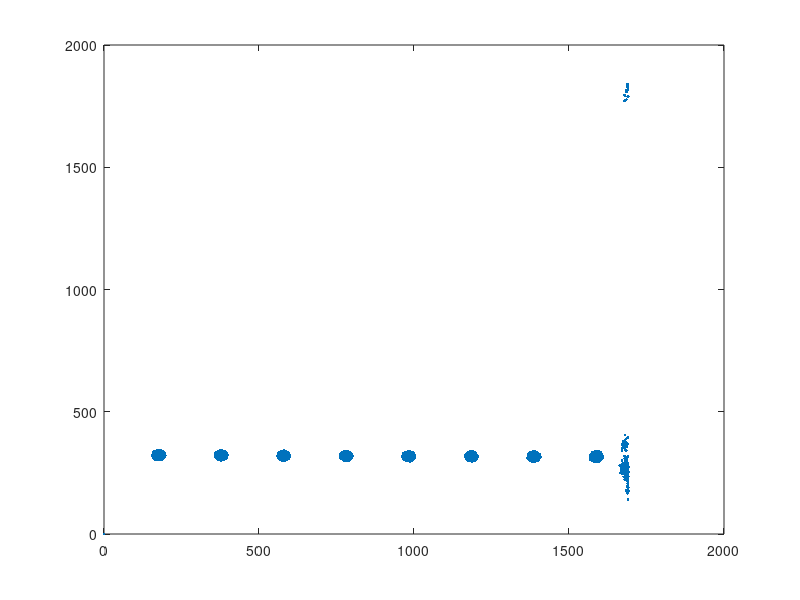
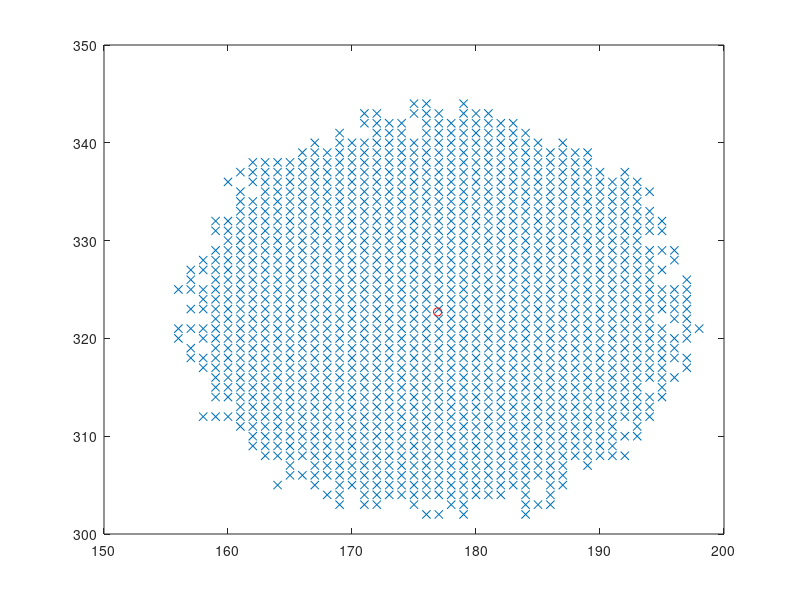
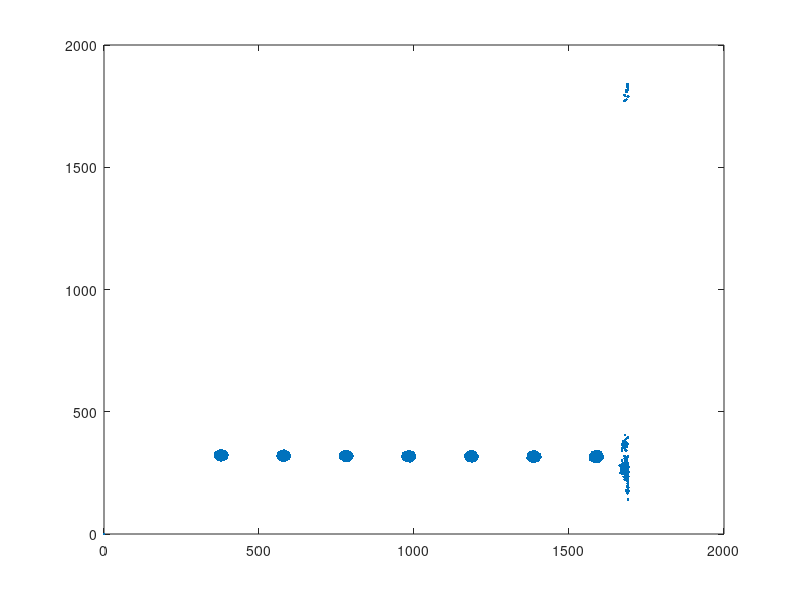
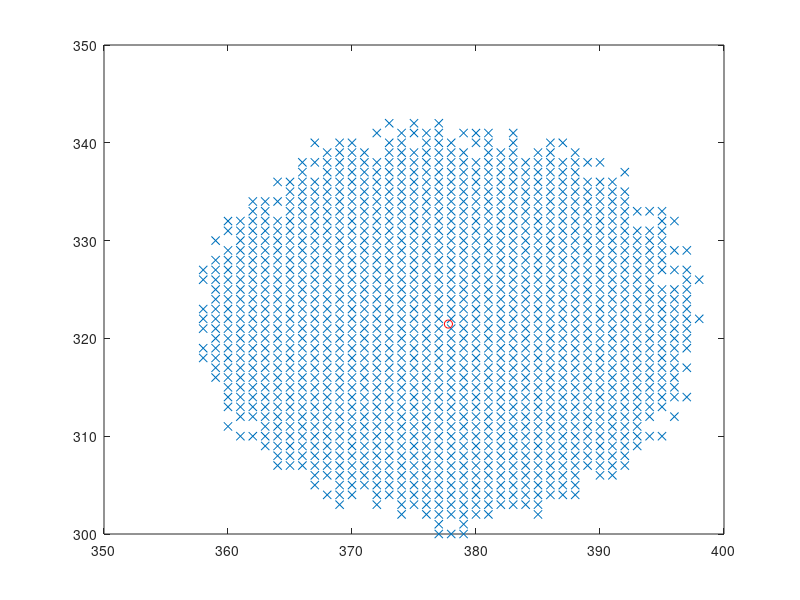

MATLAB code for these plots, in order:
clear all
close all
clc

load('temp.mat');
figure(1); plot(xcoor_filtered_gnoise, ycoor_filtered_gnoise, '.');
x = xcoor_filtered_gnoise;
y = ycoor_filtered_gnoise;
%%
% index_array = 1:length(x);
% radius = 30; %if the points are within this radius, centered at COM, then sure
% x0 = x(1);
% y0 = y(1);
% 
% x_sum = 0; %initial, x0
% y_sum = 0; %initial, y0
% 
% x_com = x0; %initialize x_com
% y_com = y0; %initialize y_com
% 
% n = 1;
% n_points = 1;
% key = zeros(size(x));
% 
% clusterN = 1;
% index_limit = 0;
% % figure;
% 
% while clusterN < 10
%     l = length(index_array); %preset so it does not loop over and over again
%     while n <= l
%         d = sqrt( (x(index_array(1)) - x_com)^2 + (y(index_array(1))-y_com)^2 );
%         if (d <= radius)
%             %this point can be used in COM calculation
%             x0 = x(index_array(1));
%             y0 = y(index_array(1));
% 
%             index_array(1) = [];
%                 
%             key(index_array(1)) = clusterN;
%             %calculate COM
%             x_sum = x_sum + x0;
%             y_sum = y_sum + y0;     
%             x_com = x_sum / n_points; %center of mass in x
%             y_com = y_sum / n_points; %center of mass in y
%                 
%             n_points = n_points + 1;
%             
% %                 %display to figure  
% %                 figure(1);
% %                 subplot(1,2,1); plot(x0, y0, 'x'); hold on;
% %                 h = get(gca);
% %                 subplot(1,2,2); plot(x_com, y_com, 'r.'); hold on; 
% %                 set(gca, 'xlim', h.XLim, 'ylim', h.YLim);
% 
%         end
%         n = n+1;  
%     end
%     
%     x_sum = 0;
%     y_sum = 0;
%     x_com = x(index_array(1));
%     y_com = y(index_array(1));
%     n_points = 1;
%     clusterN = clusterN + 1;    
%     n = 1;
%     figure;
%     plot(x(index_array), y(index_array), '.');
% end

%%
index_array = 1:length(x);
radius = 25; %if the points are within this radius, centered at COM, then sure
x0 = x(1);
y0 = y(1);

x_sum = 0; %initial, x0
y_sum = 0; %initial, y0

x_com = x0; %initialize x_com
y_com = y0; %initialize y_com

n = 1;
n_points = 1;
key = zeros(size(x));

clusterN = 1;
index_limit = 0;
% figure;
dd = 40;
cluster_index_array = 1:9;
cluster_temp = 10;

while cluster_index_array(1) <= 8
    l = length(index_array); %preset so it does not loop over and over again
    
    while n <= l
        d = sqrt( (x(index_array(1)) - x_com)^2 + (y(index_array(1))-y_com)^2 );

        if (d <= radius)
            %this point can be used in COM calculation
            x0 = x(index_array(1));
            y0 = y(index_array(1));
            
%             fprintf('x0 = %.f, y0 = %.0f \n', x0, y0);               
            key(index_array(1)) = cluster_temp;
            %calculate COM
            x_sum = x_sum + x0;
            y_sum = y_sum + y0;     
            x_com = x_sum / n_points; %center of mass in x
            y_com = y_sum / n_points; %center of mass in y
                
            n_points = n_points + 1;
            
                %display to figure  
%                 figure(2);
%                 subplot(1,2,1); plot(x0, y0, 'x'); hold on;
%                 h = get(gca);
%                 subplot(1,2,2); plot(x_com, y_com, 'r.'); hold on; 
%                 set(gca, 'xlim', h.XLim, 'ylim', h.YLim);

            index_array(1) = [];
        end
        n = n+1;  
        
       
    end
    
    %this part is to double check everything in this cluster is valid
    index_cluster = find(key == cluster_temp);
    x_cluster = x(index_cluster);
    y_cluster = y(index_cluster); 
    rx = range(x_cluster);
    ry = range(y_cluster);
    x_std = std(x_cluster);
    y_std = std(y_cluster);
    if abs(rx - ry) < 10 && abs( x_std - y_std ) < 5 && length(index_cluster) > 500
       key(index_cluster) = cluster_index_array(1); 
       cluster_index_array(1) = [];
    end
    
    figure; plot(x_cluster, y_cluster, 'x');
    hold on;
    plot(x_com, y_com, 'ro');    
    
    x_sum = 0;
    y_sum = 0;
    x_com = x(index_array(1));
    y_com = y(index_array(1));
    n_points = 1;

    n = 1;
    figure;
    plot(x(index_array), y(index_array), '.');
    
end
